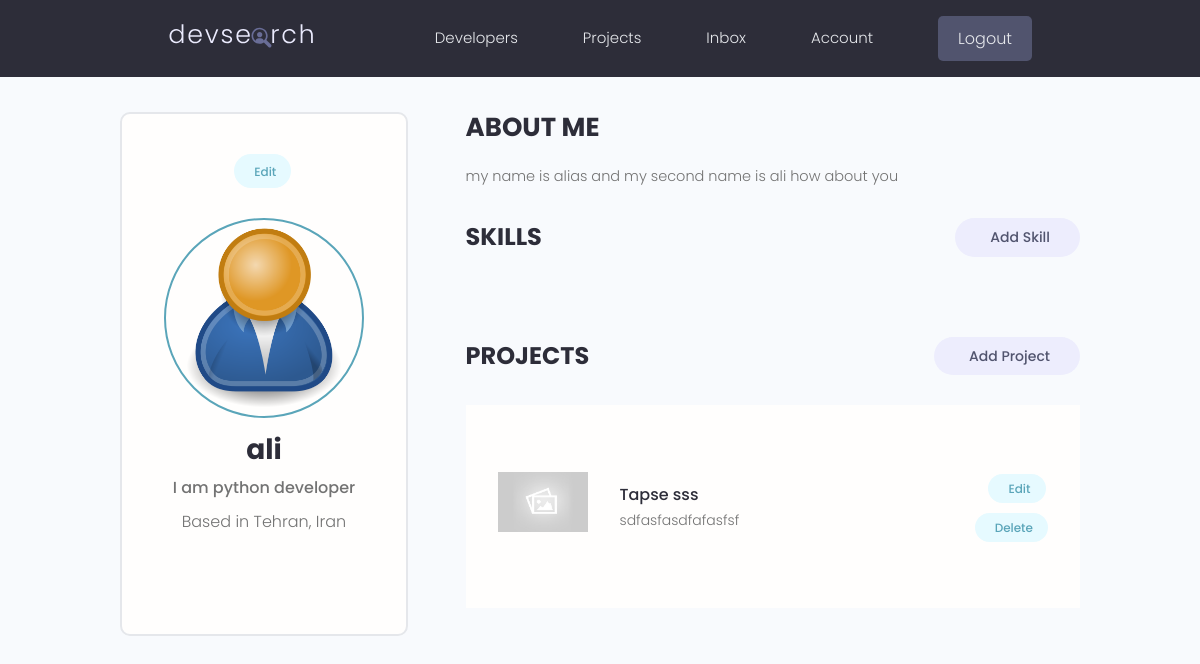
The page /account/ (signed in) on the database as committed earlier.
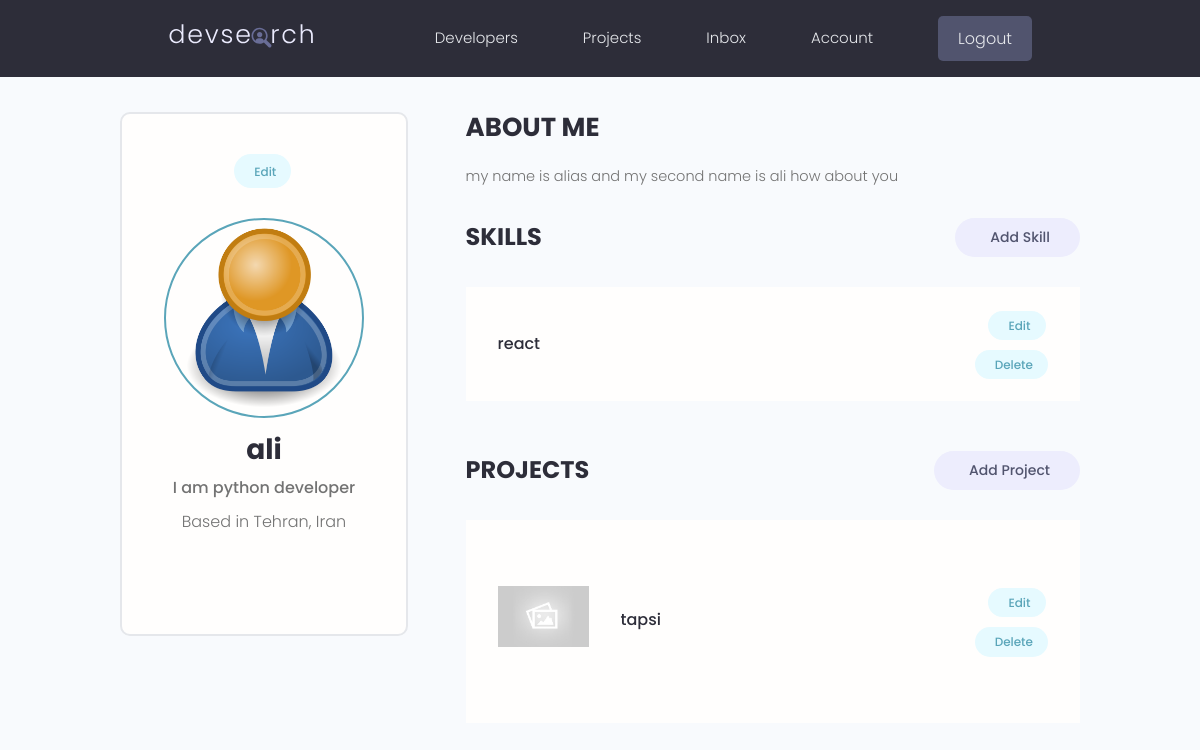
The same page on the database as committed later.
### projects/models.py (models this page shows, shortened)
class Project(models.Model):
    owner = models.ForeignKey(Profile, on_delete=models.SET_NULL, null=True, blank=True)
    title = models.CharField(max_length=200)
    description = models.TextField(null=True, blank=True)
    featured_image = models.ImageField(null=True, blank=True, default='default.jpg')
    demo_link = models.CharField(max_length=2000, null=True, blank=True)
    source_link = models.CharField(max_length=2000, null=True, blank=True)
    tags = models.ManyToManyField('Tag', blank=True)
    vote_total = models.IntegerField(default=0, null=True, blank=True)
    vote_ratio = models.IntegerField(default=0, null=True, blank=True)
    created = models.DateTimeField(auto_now_add=True)
    id = models.UUIDField(default=uuid.uuid4, unique=True, primary_key=True, editable=False)

### users/models.py (models this page shows, shortened)
class Skill(models.Model):
    owner = models.ForeignKey(Profile, on_delete=models.CASCADE, null=True, blank=True)
    name = models.CharField(max_length=200, null=True, blank=True)
    description = models.TextField(null=True, blank=True)
    created = models.DateTimeField(auto_now_add=True)
    id = models.UUIDField(default=uuid.uuid4, unique=True, primary_key=True, editable=False)

### users/views.py (the view)
# urls.py: path('account/', views.userAccount, name='account'),
@login_required(login_url='login')
def userAccount(request):
    profile = request.user.profile
    skills = profile.skill_set.all()
    projects = profile.project_set.all()
    context = {'profile': profile, 'skills':skills, 'projects': projects}
    return render(request, 'users/account.html', context)

### users/templates/users/account.html (shortened to what this page needs)
{% extends "main.html" %}
{% block content %}
  <main class="settingsPage profile my-md">
    <div class="container">
      <div class="layout">
        <div class="column column--1of3">
          <div class="card text-center">
            <div class="card__body dev">
              <a class="tag tag--pill tag--main settings__btn" href="{% url 'edit-account' %}"> Edit</a>
              <img class="avatar avatar--xl dev__avatar" src="{{profile.profile_image.url}}" />
              <h2 class="dev__name">{{profile.name}}</h2>
              <p class="dev__title">{{profile.short_intro}}</p>
              <p class="dev__location">Based in {{profile.location}}</p>
            </div>
          </div>
        </div>
        <div class="column column--2of3">
          <div class="devInfo">
            <h3 class="devInfo__title">About Me</h3>
            <p class="devInfo__about">{{profile.bio}}</p>
          </div>
          <div class="settings">
            <h3 class="settings__title">Skills</h3>
            <a class="tag tag--pill tag--sub settings__btn tag--lg" href="{% url 'create-skill' %}"> Add Skill</a>
          </div>
          <table class="settings__table">
            {% for skill in skills %}
            <tr>
              <td class="settings__tableInfo">
                <h4>{{skill.name}}</h4>
              </td>
              <td class="settings__tableActions">
                <a class="tag tag--pill tag--main settings__btn" href="{% url 'update-skill' skill.id %}"> Edit</a>
                <a class="tag tag--pill tag--main settings__btn" href="{% url 'delete-skill' skill.id %}">
                  Delete</a>
              </td>
            </tr>
            {% endfor %}
          </table>
          <div class="settings">
            <h3 class="settings__title">Projects</h3>
            <a class="tag tag--pill tag--sub settings__btn tag--lg" href="{% url 'add-project' %}"> Add Project</a>
          </div>
          <table class="settings__table">
            {% for project in projects %}
            <tr>
              <td class="settings__thumbnail">
                <a href="{% url 'project' project.id %}"><img src="{{project.featured_image.url}}" alt="Project Thumbnail" /></a>
              </td>
              <td class="settings__tableInfo">
                <a href="{% url 'project' project.id %}">{{project.title}}</a>
                <p>{{project.description|slice:'150'}}</p>
              </td>
              <td class="settings__tableActions">
                <a class="tag tag--pill tag--main settings__btn" href="{% url 'update-project' project.id %}"> Edit</a>
                <a class="tag tag--pill tag--main settings__btn" href="{% url 'delete-project' project.id %}">
                  Delete</a>
              </td>
            </tr>
            {% endfor %}
          </table>
        </div>
      </div>
    </div>
  </main>
  {% endblock content %}

Rows that differ between the two databases and show on the page:
removed Project: featured_image (placeholder picture), title "Tapse sss", description "sdfasfasdfafasfsf"
added Skill: name "react"
added Project: featured_image (placeholder picture), title "tapsi"
